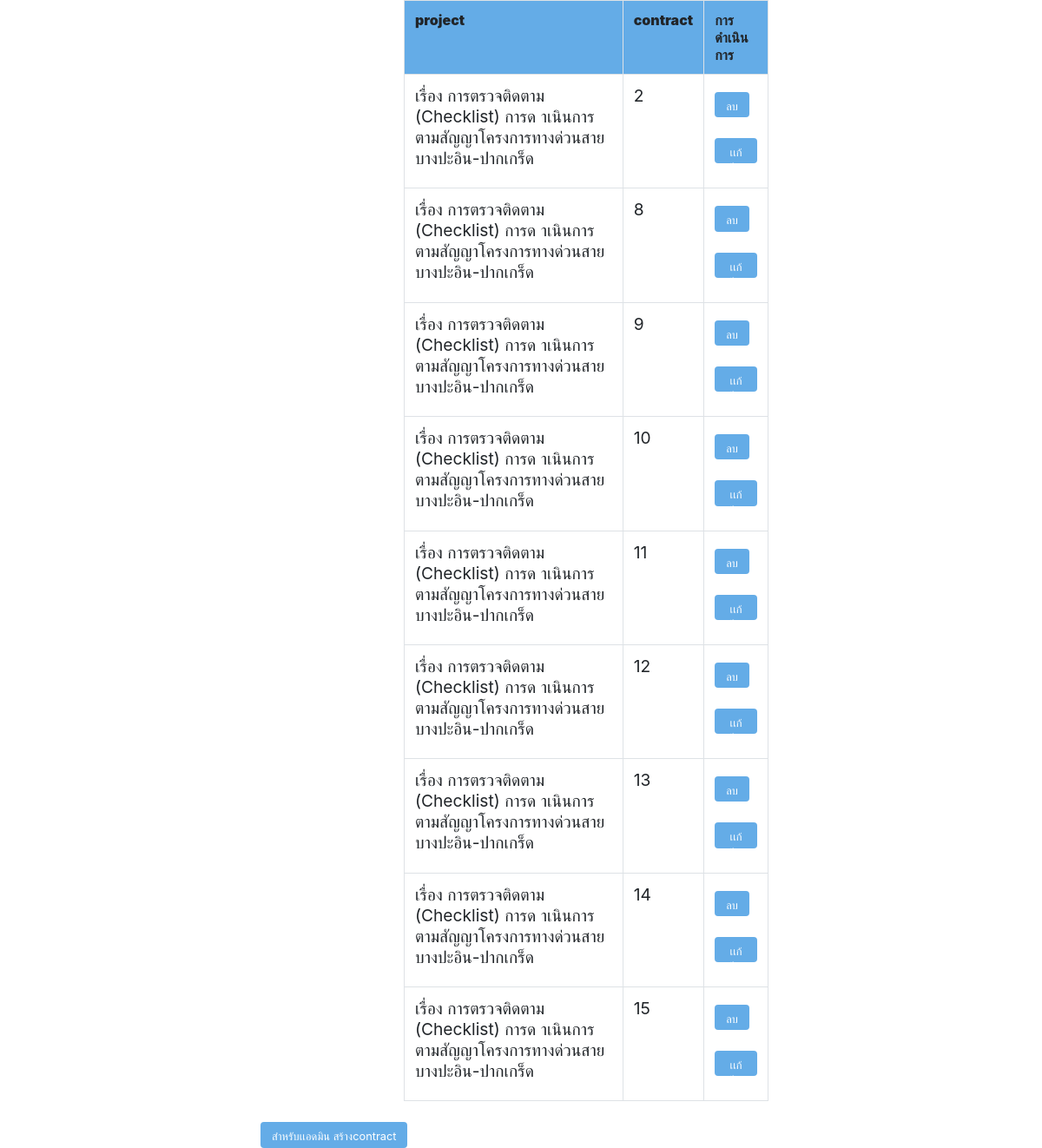
Page /showed_contract_table/ on the committed database.
### myapp/models.py (models this page shows, shortened)
class contract(models.Model):
    contracte_id = models.AutoField(primary_key=True)
    project_id=models.ForeignKey(project,on_delete=models.CASCADE)
    contract_no=models.TextField()

class project(models.Model):
    User=models.ForeignKey(User,on_delete=models.CASCADE,null=True, blank=True)
    project_id=models.AutoField(primary_key=True)
    project_name=models.TextField()
    project_year_start = models.IntegerField()
    project_year_end = models.IntegerField()
    def __str__(self):
        return self.project_name

### myapp/views.py (the view)
# urls.py: path('showed_contract_table/', views.showed_contract_table, name='showed_contract_table'),
def showed_contract_table(request):
   con = contract.objects.all()
   return render(request,'myapp/showed_contract.html', { 'con': con})

### myapp/template/myapp/showed_contract.html (shortened to what this page needs)
<link rel="stylesheet" href="https://maxcdn.bootstrapcdn.com/bootstrap/4.5.2/css/bootstrap.min.css">
<div style="margin: 0 25% 0 25%">
    <div class="container">
       <div class="row">
         <div class="col-md-3"> <br>
         </div>
         <div class="col-md-9">
          <table width="70%" border="1" align="center" cellpadding="0" cellspacing="0" class="table table-bordered table-hover">
                <tr>
                  <th style="background-color: #64ace7;"><strong>project</strong></th>
                  <th style="background-color: #64ace7;"><strong>contract</strong></th>
                  <th style="background-color: #64ace7;"><strong>การดำเนินการ</strong></th>
                </tr>
                {% for r in con %}
                <tr>
                  <td style="font-size: 1.2rem;">{{ r.project_id }}</td>
                  <td style="font-size: 1.2rem;">{{ r.contract_no }}</td>
                  <td>
                    <form method="POST" action="{% url 'delete_contract' id=r.pk %}">
                      <button onclick="return confirm('Are you sure you want to delete this Contract?');" style="background-color: #64ace7; color: white; font-size: 0.8rem;" class="btn form-control-sm mt-2 offset-md-0">ลบ</button>
                    </form>
                    <form method="GET" action="{% url 'edit_contract_topic_for_admin' id=r.contracte_id %}">
                      <button style="background-color: #64ace7; color: white; font-size: 0.8rem;" class="btn form-control-sm mt-2 offset-md-0">เเก้ไข</button>
                    </form>
                  </td>
                </tr>
                {% endfor %}
              </table>
       </div>
  <td>
    <a href="../contracttract/?owner_id={0}">
      <button type="submit" style="background-color: #64ace7; color: white; font-size: 0.8rem;" class="btn form-control-sm mt-2 offset-md-0">
        สำหรับเเอดมิน สร้างcontract
      </button>
      </a>
   </td>

### rows in the picture
contract: project_id "เรื่อง การตรวจติดตาม (Checklist) การด าเนินการตามสัญญาโครงการทางด่วนสายบางปะอิน-ปากเกร็ด", contract_no "2"
contract: project_id "เรื่อง การตรวจติดตาม (Checklist) การด าเนินการตามสัญญาโครงการทางด่วนสายบางปะอิน-ปากเกร็ด", contract_no "8"
contract: project_id "เรื่อง การตรวจติดตาม (Checklist) การด าเนินการตามสัญญาโครงการทางด่วนสายบางปะอิน-ปากเกร็ด", contract_no "9"
contract: project_id "เรื่อง การตรวจติดตาม (Checklist) การด าเนินการตามสัญญาโครงการทางด่วนสายบางปะอิน-ปากเกร็ด", contract_no "10"
contract: project_id "เรื่อง การตรวจติดตาม (Checklist) การด าเนินการตามสัญญาโครงการทางด่วนสายบางปะอิน-ปากเกร็ด", contract_no "11"
contract: project_id "เรื่อง การตรวจติดตาม (Checklist) การด าเนินการตามสัญญาโครงการทางด่วนสายบางปะอิน-ปากเกร็ด", contract_no "12"
contract: project_id "เรื่อง การตรวจติดตาม (Checklist) การด าเนินการตามสัญญาโครงการทางด่วนสายบางปะอิน-ปากเกร็ด", contract_no "13"
contract: project_id "เรื่อง การตรวจติดตาม (Checklist) การด าเนินการตามสัญญาโครงการทางด่วนสายบางปะอิน-ปากเกร็ด", contract_no "14"
contract: project_id "เรื่อง การตรวจติดตาม (Checklist) การด าเนินการตามสัญญาโครงการทางด่วนสายบางปะอิน-ปากเกร็ด", contract_no "15"
